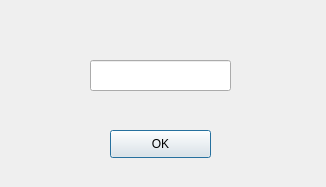
<?xml version="1.0" encoding="UTF-8"?>
<ui version="4.0">
 <class>ChangeTimeDialog</class>
 <widget class="QDialog" name="ChangeTimeDialog">
  <property name="geometry">
   <rect>
    <x>0</x>
    <y>0</y>
    <width>326</width>
    <height>187</height>
   </rect>
  </property>
  <property name="windowTitle">
   <string>Dialog</string>
  </property>
  <widget class="QWidget" name="ChangeTimeWidget" native="true">
   <property name="geometry">
    <rect>
     <x>0</x>
     <y>0</y>
     <width>331</width>
     <height>191</height>
    </rect>
   </property>
   <widget class="QLineEdit" name="ChangeTimeTextField">
    <property name="geometry">
     <rect>
      <x>90</x>
      <y>60</y>
      <width>141</width>
      <height>31</height>
     </rect>
    </property>
   </widget>
   <widget class="QPushButton" name="OkButton">
    <property name="geometry">
     <rect>
      <x>110</x>
      <y>130</y>
      <width>101</width>
      <height>28</height>
     </rect>
    </property>
    <property name="cursor">
     <cursorShape>ClosedHandCursor</cursorShape>
    </property>
    <property name="text">
     <string>OK</string>
    </property>
   </widget>
   <widget class="QLabel" name="ErrorLabel">
    <property name="geometry">
     <rect>
      <x>105</x>
      <y>106</y>
      <width>111</width>
      <height>16</height>
     </rect>
    </property>
    <property name="styleSheet">
     <string notr="true">color: red;</string>
    </property>
    <property name="text">
     <string/>
    </property>
   </widget>
  </widget>
 </widget>
 <resources/>
 <connections/>
</ui>
